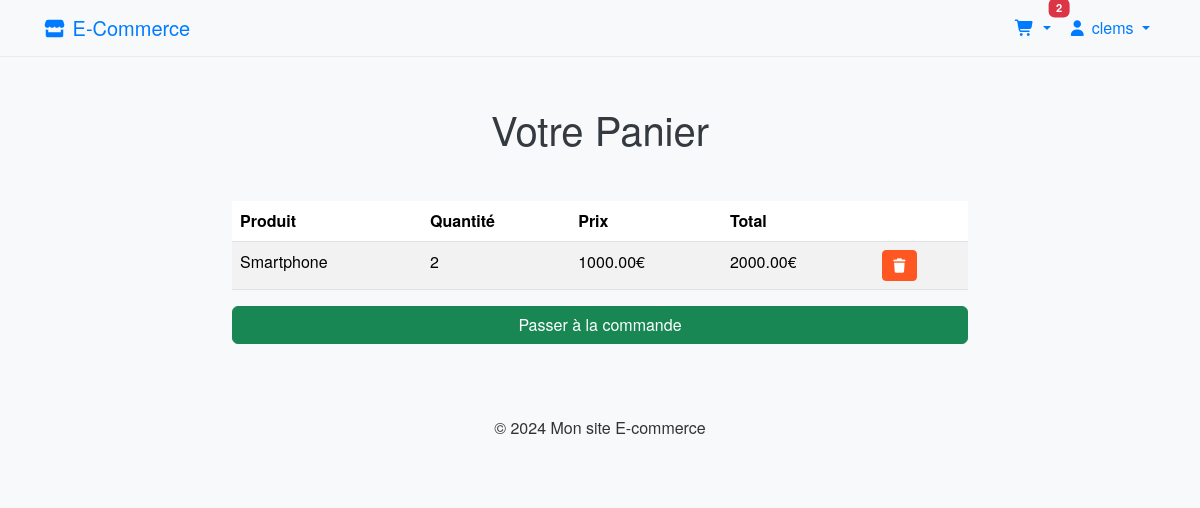
The app's page /cart/ (signed in) with its own data.
### shop/models.py (models this page shows, shortened)
class CartItem(models.Model):
    cart = models.ForeignKey(Cart, on_delete=models.CASCADE)
    product = models.ForeignKey(Product, on_delete=models.CASCADE)
    quantity = models.IntegerField(default=1)

class Product(models.Model):
    name = models.CharField(max_length=255)
    slug = models.SlugField(unique=True)
    category = models.ForeignKey('Category', on_delete=models.CASCADE)
    description = models.TextField()
    price = models.DecimalField(max_digits=10, decimal_places=2)
    stock_minimum = models.IntegerField(default=5)  # Seuil minimum de stock
    stock = models.IntegerField()
    available = models.BooleanField(default=True)
    created_at = models.DateTimeField(auto_now_add=True)
    image = models.ImageField(upload_to='products/%Y/%m/%d/', blank=True)

### shop/views.py (the view)
# urls.py: path('cart/', views.cart_detail, name='cart_detail'),
@login_required
def cart_detail(request):
    try:
        cart = Cart.objects.get(user=request.user)
        cart_items = cart.cartitem_set.all()
    except Cart.DoesNotExist:
        cart_items = None
    return render(request, 'shop/cart_detail.html', {'cart_items': cart_items})

### shop/context_processors.py (called while the page is built)
def cart_data(request):
    if request.user.is_authenticated:
        try:
            cart = Cart.objects.get(user=request.user)
            items = cart.cartitem_set.all()
            total = sum(item.product.price * item.quantity for item in items)
            count = sum(item.quantity for item in items)
        except Cart.DoesNotExist:
            items = []
            total = 0
            count = 0
    else:
        items = []
        total = 0
        count = 0
    return {
        'cart_items_nav': items,
        'cart_total': total,
        'cart_count': count,
    }

### shop/templatetags/cart_extras.py (called while the page is built)
@register.filter
def multiply(value, arg):
    return value * arg

### templates/shop/cart_detail.html
{% extends 'base.html' %}
{% load cart_extras %}
{% block content %}
<h1 class="my-5 text-center">Votre Panier</h1>
<div class="row">
    <div class="col-md-8 offset-md-2">
        {% if cart_items %}
        <table class="table table-striped">
            <thead>
                <tr>
                    <th>Produit</th>
                    <th>Quantité</th>
                    <th>Prix</th>
                    <th>Total</th>
                    <th></th>
                </tr>
            </thead>
            <tbody>
                {% for item in cart_items %}
                <tr>
                    <td>{{ item.product.name }}</td>
                    <td>{{ item.quantity }}</td>
                    <td>{{ item.product.price }}€</td>
                    <td>{{ item.product.price|multiply:item.quantity }}€</td>
                    <td>
                        <a href="{% url 'remove_from_cart' item.id %}" class="btn btn-danger btn-sm">
                            <i class="fa-solid fa-trash"></i>
                        </a>
                    </td>
                </tr>
                {% endfor %}
            </tbody>
        </table>
        <a href="{% url 'checkout' %}" class="btn btn-success w-100">
            Passer à la commande
        </a>
        {% else %}
            <p class="text-center">Votre panier est vide.</p>
        {% endif %}
    </div>
</div>
{% endblock %}

### templates/base.html (shortened to what this page needs)
{% load static %}
<!DOCTYPE html>
<html lang="fr">
<head>
    <link href="https://cdn.jsdelivr.net/npm/bootstrap@5.3.3/dist/css/bootstrap.min.css" rel="stylesheet">
    <link href="https://cdnjs.cloudflare.com/ajax/libs/font-awesome/7.0.1/css/all.min.css" rel="stylesheet">
    <link rel="stylesheet" href="{% static 'shop/css/style.css' %}">
</head>
<body>
<nav class="navbar navbar-expand-lg navbar-light bg-light">
    <div class="container">
        <a class="navbar-brand" href="{% url 'product_list' %}">
            <i class="fas fa-store"></i> E-Commerce
        </a>
        <div class="collapse navbar-collapse" id="navbarNav">
            <ul class="navbar-nav ms-auto">
                {% if user.is_authenticated %}
                    <li class="nav-item dropdown">
                        <a class="nav-link dropdown-toggle position-relative" href="#" data-bs-toggle="dropdown">
                            <i class="fas fa-shopping-cart"></i>
                            {% if cart_count > 0 %}
                               <span class="badge bg-danger position-absolute top-0 start-100 translate-middle cart-count">
                                    {{ cart_count|default:0 }}
                               </span>
                            {% endif %}
                        </a>
                    </li>
                    <li class="nav-item dropdown">
                        <a class="nav-link dropdown-toggle" href="#" data-bs-toggle="dropdown">
                            <i class="fas fa-user"></i> {{ user.username }}
                        </a>
                    </li>
                {% endif %}
            </ul>
        </div>
    </div>
</nav>
<div class="container mt-5">
    {% block content %}{% endblock %}
</div>
<footer class="bg-light py-4 mt-5">
    <div class="container text-center">
        <p>&copy; 2024 Mon site E-commerce</p>
    </div>
</footer>
</body>
</html>

### static/shop/css/style.css (style rules this page uses)
body { background-color: #f8f9fa; font-family: 'Helvetica Neue', Arial, sans-serif; }
h1, h2, h3 { color: #343a40; }
body { background-color: #f8f9fa; color: #333333; }
.navbar { background-color: #ffffff; border-bottom: 1px solid #e9ecef; }
.navbar-brand, .nav-link { color: #007bff; }
.btn-danger { background-color: #ff5722; border-color: #ff5722; }
footer { background-color: #e9ecef; color: #333333; }
.badge { font-size: 0.7rem; }

### records on screen
CartItem: product.name "Smartphone", quantity "2", product.price "1000.00", product.price|multiply "2000.00"

### other values on screen
{{ cart_count|default:0 }} "2"
{{ user.username }} "clems"
